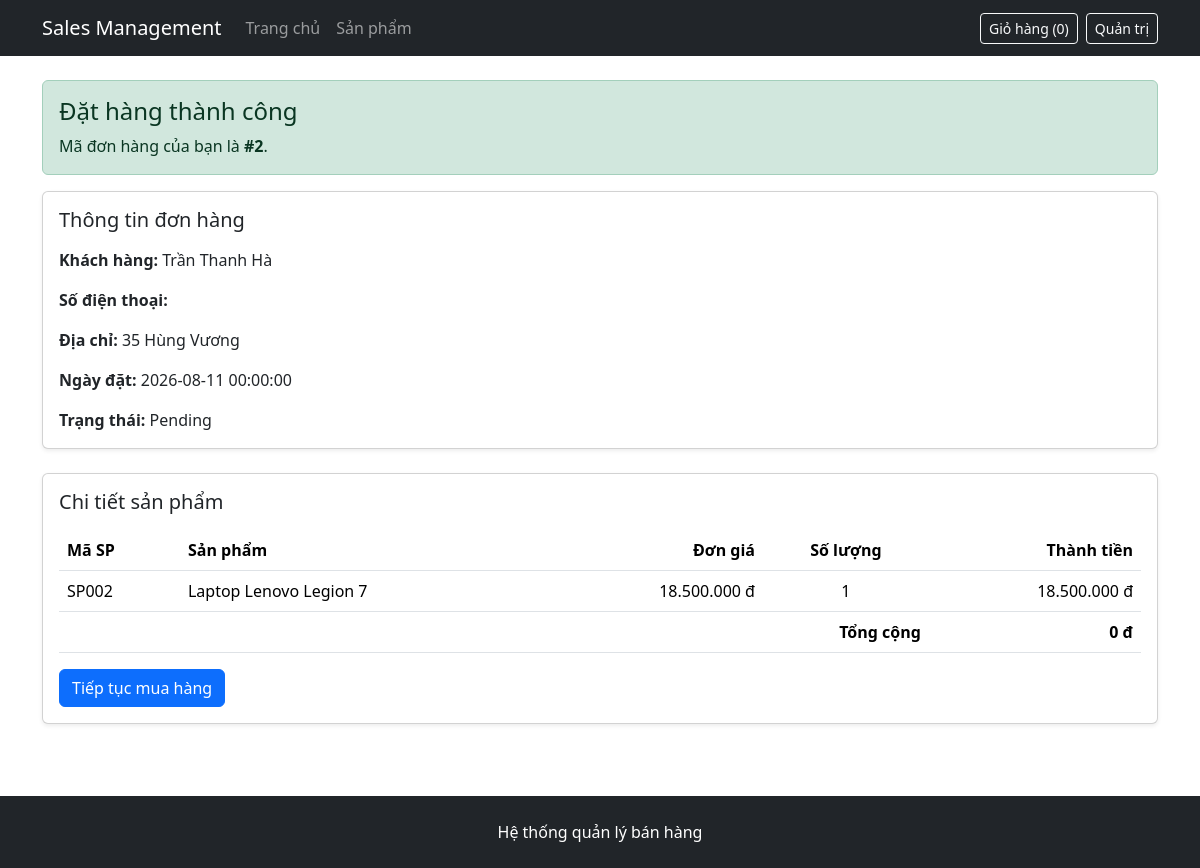
/order-success.php?id=2, run on the app's committed database.
### tables this page shows
CREATE TABLE orders (
    OrderID INT AUTO_INCREMENT PRIMARY KEY,
    OrderDate DATETIME NOT NULL DEFAULT CURRENT_TIMESTAMP,
    TotalAmount DECIMAL(12,2) NOT NULL DEFAULT 0,
    Status VARCHAR(30) NOT NULL DEFAULT 'Pending',
    CustomerID INT NOT NULL,
    EmployeeID INT,
    ShipperID INT,

    CONSTRAINT chk_orders_total
        CHECK (TotalAmount >= 0),
    CONSTRAINT fk_orders_customer
        FOREIGN KEY (CustomerID)
        REFERENCES customers(CustomerID),
    CONSTRAINT fk_orders_employee
        FOREIGN KEY (EmployeeID)
        REFERENCES employees(EmployeeID),
    CONSTRAINT fk_orders_shipper
        FOREIGN KEY (ShipperID)
        REFERENCES shippers(ShipperID)
);

CREATE TABLE customers (
    CustomerID INT AUTO_INCREMENT PRIMARY KEY,
    CustomerName VARCHAR(100) NOT NULL,
    ContactName VARCHAR(100),
    Address VARCHAR(200),
    City VARCHAR(100),
    PostalCode VARCHAR(20),
    Country VARCHAR(100),
    Phone VARCHAR(20)
);

CREATE TABLE orderdetail (
    OrderDetailID INT AUTO_INCREMENT PRIMARY KEY,
    Quantity INT NOT NULL,
    UnitPrice DECIMAL(12,2) NOT NULL,
    OrderID INT NOT NULL,
    ProductID INT NOT NULL,

    CONSTRAINT chk_orderdetail_quantity CHECK (Quantity > 0),
    CONSTRAINT chk_orderdetail_unitprice CHECK (UnitPrice >= 0),
    CONSTRAINT fk_orderdetail_order
        FOREIGN KEY (OrderID)
        REFERENCES orders(OrderID)
        ON DELETE CASCADE,
    CONSTRAINT fk_orderdetail_product
        FOREIGN KEY (ProductID) REFERENCES products(ProductID)
);

CREATE TABLE products (
    ProductID INT AUTO_INCREMENT PRIMARY KEY,
    ProductCode VARCHAR(50) NOT NULL UNIQUE,
    ProductName VARCHAR(255) NOT NULL,
    Description TEXT,
    Unit VARCHAR(20),
    Price DECIMAL(12,2) NOT NULL DEFAULT 0,
    StockQuantity INT NOT NULL DEFAULT 0,
    IsActive BOOLEAN NOT NULL DEFAULT TRUE,
    SupplierID INT NOT NULL,
    CategoryID INT NOT NULL,

    CONSTRAINT chk_products_price CHECK (Price >= 0),
    CONSTRAINT chk_products_stock CHECK (StockQuantity >= 0),
    CONSTRAINT fk_products_supplier
        FOREIGN KEY (SupplierID) REFERENCES suppliers(SupplierID),
    CONSTRAINT fk_products_category
        FOREIGN KEY (CategoryID) REFERENCES categories(CategoryID)
);

### public/order-success.php (the view, shortened to what this page needs)
<?php
require_once '/var/www/src/config/database.php';
$orderID = isset($_GET['id'])
    ? (int) $_GET['id']
    : 0;
$sqlOrder = "
    SELECT
        o.OrderID,
        o.OrderDate,
        o.TotalAmount,
        o.Status,
        c.CustomerName,
        c.Phone,
        c.Address
    FROM orders o, customers c
    WHERE o.CustomerID = c.CustomerID
      AND o.OrderID = ?
";
$stmtOrder = $conn->prepare($sqlOrder);
$stmtOrder->bind_param('i', $orderID);
$stmtOrder->execute();
$orderResult = $stmtOrder->get_result();
$order = $orderResult->fetch_assoc();
$sqlDetail = "
    SELECT
        od.Quantity,
        od.UnitPrice,
        p.ProductCode,
        p.ProductName
    FROM orderdetail od, products p
    WHERE od.ProductID = p.ProductID
      AND od.OrderID = ?
    ORDER BY od.OrderDetailID
";
$stmtDetail = $conn->prepare($sqlDetail);
$stmtDetail->bind_param('i', $orderID);
$stmtDetail->execute();
$detailResult = $stmtDetail->get_result();
$orderItems = [];
while ($row = $detailResult->fetch_assoc()) {
    $row['Subtotal'] = (float) $row['UnitPrice'] * (int) $row['Quantity'];
    $orderItems[] = $row;
}
require_once '/var/www/src/includes/frontend/header.php';
require_once '/var/www/src/includes/frontend/navbar.php';
?>
<div class="container py-4">
    <div class="alert alert-success">
        <h1 class="h4 mb-2">
            Đặt hàng thành công
        </h1>
        <p class="mb-0">
            Mã đơn hàng của bạn là
            <strong>#<?= (int) $order['OrderID'] ?></strong>.
        </p>
    </div>
    <div class="card shadow-sm mb-4">
        <div class="card-body">
            <h2 class="h5 mb-3">Thông tin đơn hàng</h2>
            <p>
                <strong>Khách hàng:</strong>
                <?= htmlspecialchars($order['CustomerName']) ?>
            </p>
            <p>
                <strong>Số điện thoại:</strong>
            </p>
            <p>
                <strong>Địa chỉ:</strong>
                <?= htmlspecialchars($order['Address']) ?>
            </p>
            <p>
                <strong>Ngày đặt:</strong>
                <?= htmlspecialchars($order['OrderDate']) ?>
            </p>
            <p class="mb-0">
                <strong>Trạng thái:</strong>
                <?= htmlspecialchars($order['Status']) ?>
            </p>
        </div>
    </div>
    <div class="card shadow-sm">
        <div class="card-body">
            <h2 class="h5 mb-3">Chi tiết sản phẩm</h2>
            <div class="table-responsive">
                <table class="table align-middle">
                    <thead>
                        <tr>
                            <th>Mã SP</th>
                            <th>Sản phẩm</th>
                            <th class="text-end">Đơn giá</th>
                            <th class="text-center">Số lượng</th>
                            <th class="text-end">Thành tiền</th>
                        </tr>
                    </thead>
                    <tbody>
                        <?php foreach ($orderItems as $item): ?>
                            <tr>
                                <td>
                                    <?= htmlspecialchars($item['ProductCode']) ?>
                                </td>
                                <td>
                                    <?= htmlspecialchars($item['ProductName']) ?>
                                </td>
                                <td class="text-end">
                                    <?= number_format((float) $item['UnitPrice'], 0, ',', '.') ?> đ
                                </td>
                                <td class="text-center">
                                    <?= (int) $item['Quantity'] ?>
                                </td>
                                <td class="text-end">
                                    <?= number_format((float) $item['Subtotal'], 0, ',', '.') ?> đ
                                </td>
                            </tr>
                        <?php endforeach; ?>
                    </tbody>
                    <tfoot>
                        <tr>
                            <th colspan="4" class="text-end">
                                Tổng cộng
                            </th>
                            <th class="text-end">
                                <?= number_format((float) $order['TotalAmount'], 0, ',', '.') ?> đ
                            </th>
                        </tr>
                    </tfoot>
                </table>
            </div>
            <a href="/products.php" class="btn btn-primary">
                Tiếp tục mua hàng
            </a>
        </div>
    </div>
</div>
<?php
require_once '/var/www/src/includes/frontend/footer.php';

### data on the page
orders: OrderID "2", CustomerID.CustomerName "Trần Thanh Hà", CustomerID.Address "35 Hùng Vương", OrderDate "2026-08-11 00:00:00", Status "Pending", TotalAmount "0"
orderdetail: ProductID.ProductCode "SP002", ProductID.ProductName "Laptop Lenovo Legion 7", UnitPrice "18.500.000", Quantity "1", Subtotal "18.500.000"

### other printed values
$cartCount "0"
